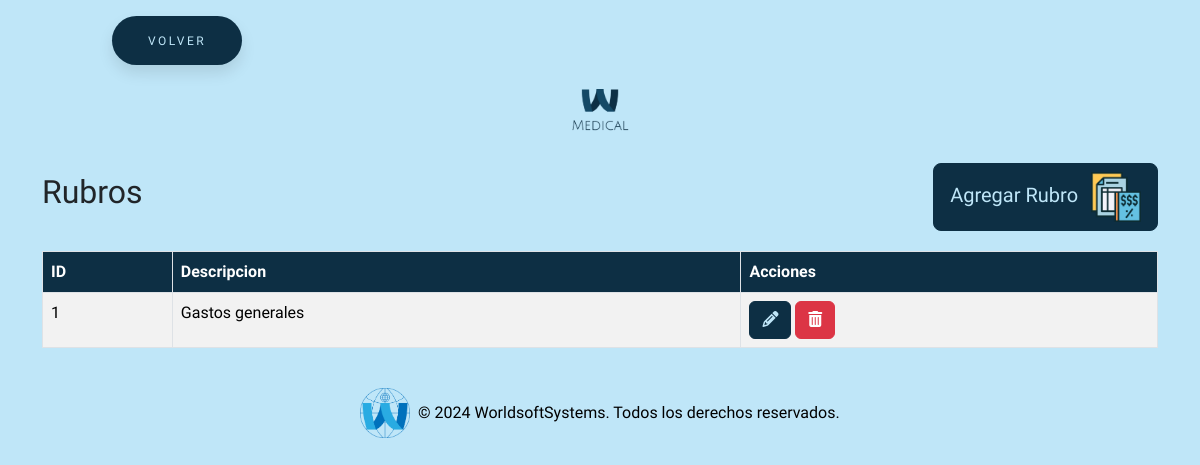
Before: /todosAjustes/rubros/rubros.php (signed in) with the older database file.
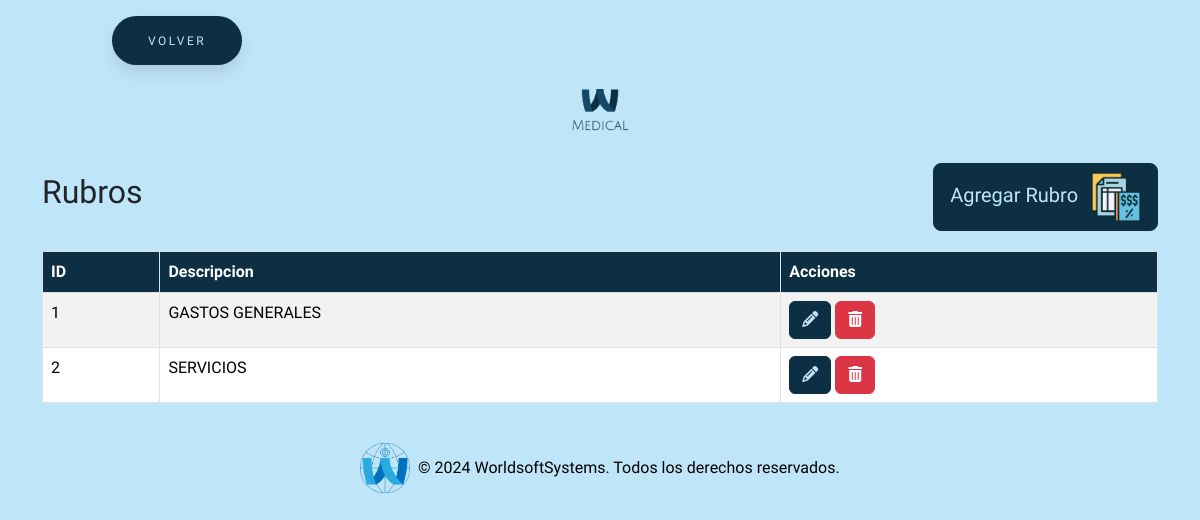
After: the same page with the newer database file.
### tables this page shows
CREATE TABLE `rubros` (
  `id` int(11) NOT NULL,
  `descripcion` varchar(255) NOT NULL
);

### todosAjustes/rubros/rubros.php (the view, shortened to what this page needs)
<?php
require_once "../../conexion.php";
$sql = "SELECT * FROM rubros";
$result = $conn->query($sql);
?>
<!DOCTYPE html>
<html lang="en">
<head>
    <link href="https://cdn.jsdelivr.net/npm/bootstrap@5.3.3/dist/css/bootstrap.min.css" rel="stylesheet"
>
    <link rel="stylesheet" href="https://cdnjs.cloudflare.com/ajax/libs/font-awesome/6.5.2/css/all.min.css"
 />
    <link rel="stylesheet" href="../../estilos/styleBotones.css">
    <link rel="stylesheet" href="../../estilos/styleGeneral.css">
</head>
<body>
    <button class="button" style="vertical-align:middle; margin-left:7rem"
        onclick="window.location.href = '../../seccionAjustes/ajustes.php';">
        <span>VOLVER</span>
    </button>
    <div class="text-center my-4">
        <img src="../../img/logo.png" alt="Logo MEDICAL" class="img-fluid" style="max-width: 120px;">
    </div>
    <div class="container">
        <div class="title-container">
            <h2>Rubros</h2>
            <button type="button" class="btn btn-custom btn-lg" data-bs-toggle="modal"
                data-bs-target="#agregarRubroModal">
                Agregar Rubro <img src="../../img/rubros.png" alt="Icono agregar rubros"
                    style="width: 50px; height: 50px; margin-left: 8px;">
            </button>
        </div>
        <table class="table table-striped table-bordered">
            <thead class="table-custom">
                <tr>
                    <th>ID</th>
                    <th>Descripcion</th>
                    <th>Acciones</th>
                </tr>
            </thead>
            <tbody>
                <?php if ($result->num_rows > 0): ?>
                    <?php while ($row = $result->fetch_assoc()): ?>
                        <tr>
                            <td><?= $row["id"] ?></td>
                            <td><?= $row["descripcion"] ?></td>
                            <td>
                                <button class="btn btn-custom-editar" onclick='editarRubro(<?= json_encode($row) ?>)'><i
                                        class="fas fa-pencil-alt"></i></button>
                                <a href="?eliminar=<?= $row['id'] ?>" class="btn btn-danger"
                                    onclick="return confirm('¿Estás seguro de que deseas eliminar este Rubro?');"><i
                                        class="fas fa-trash-alt"></i></a>
                            </td>
                        </tr>
                    <?php endwhile; ?>
                <?php else: ?>
                    <tr>
                        <td colspan="4">No se encontraron resultados</td>
                    </tr>
                <?php endif; ?>
            </tbody>
        </table>
    </div>
    <footer class="bg-dark text-white text-center py-4 mt-auto">
        <div class="container">
            <div class="row justify-content-center">
                <div class="col-md-12 footer-logo-text">
                    <img src="../../img/logoWSS.png" alt="Logo" class="img-fluid" style="max-height: 50px;">
                    <p class="mb-0">&copy; 2024 WorldsoftSystems. Todos los derechos reservados.</p>
                </div>
            </div>
        </div>
    </footer>
</body>
</html>

Changed rows visible on the page:
changed rubros id 1: descripcion "Gastos generales" → "GASTOS GENERALES"
added rubros: id "2", descripcion "SERVICIOS"
